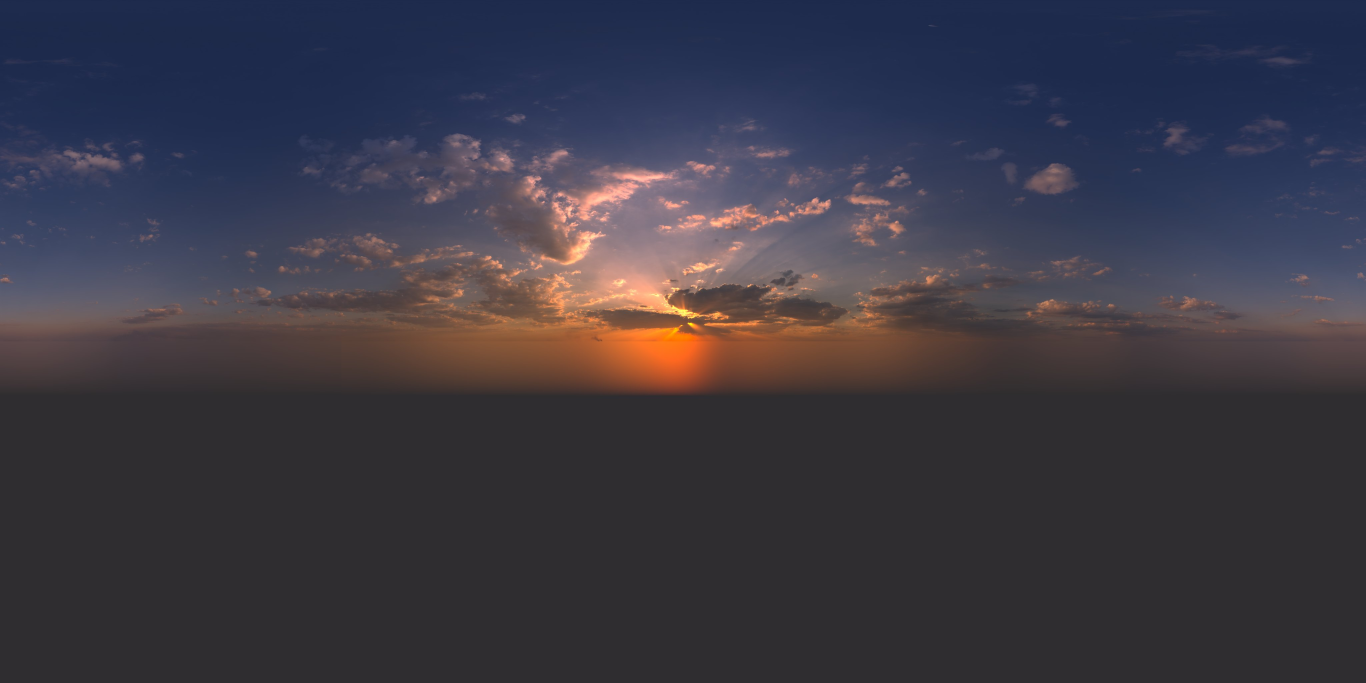
#> input picture asphalt-heat/tex/sky.jpg, 4096 x 2048 px (shown at 1/3 size)
$ python coastal-sky.py
#> lines starting #> are read from the running program, lines starting #| are printed output that depends on the picture
"""Recover the low evening sky from references 048 and 050 and complete the unobserved panorama."""
from pathlib import Path
from math import pi

import numpy as np
from PIL import Image
from scipy.ndimage import map_coordinates

GAME=Path(__file__).resolve().parents[1]
PHOTOS=GAME/'Visual Target References'/'Natural Photos'
SUN_AZ=-.423
SUN_ALT=.051


def photo(n):
    return np.asarray(Image.open(next(PHOTOS.glob(f'{n:03}-*.png'))).convert('RGB'),dtype=float)/255


def sampled(im,x,y):
    dx=im.shape[1]/800;dy=im.shape[0]/450
    return np.stack([map_coordinates(im[:,:,c],[y*dy,x*dx],order=1,mode='nearest') for c in range(3)],axis=-1)


def build():
    W,H=2048,1024
    az=(np.arange(W)[None,:]+.5)/W*2*pi-pi
    alt=(.5-(np.arange(H)[:,None]+.5)/H)*pi
    az=np.broadcast_to(az,(H,W));alt=np.broadcast_to(alt,(H,W))
    rel=np.arctan2(np.sin(az-SUN_AZ),np.cos(az-SUN_AZ))
    old=np.asarray(Image.open(GAME/'tex/sky.jpg').convert('RGB').resize((W,H),Image.Resampling.LANCZOS),dtype=float)/255
    # The existing panorama supplies overhead cloud forms. Recover neutral cloud contrast and
    # scale the light sky gradually toward the cooler opposite horizon sampled from 048.
    radiance=4*old**2.2;cloud=np.maximum(0,radiance.mean(axis=2))
#> after `radiance = 4 * old ** 2.2`:
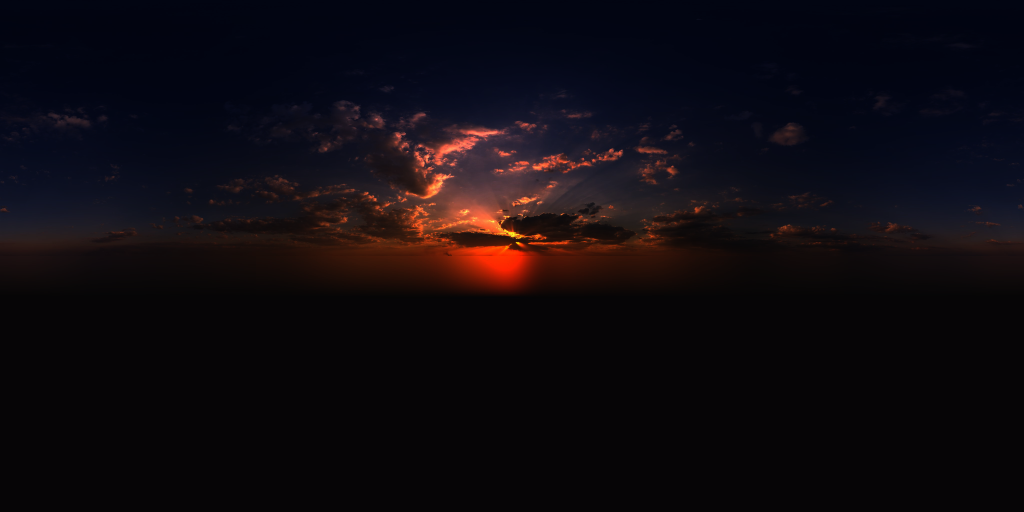
#> radiance: shape (1024, 2048, 3) float64 (shown at 1/2 size); mean R, G, B 0.241, 0.176, 0.253; drawn with min black and max white
#> after `cloud = np.maximum(0, radiance.mean(axis=2))`:
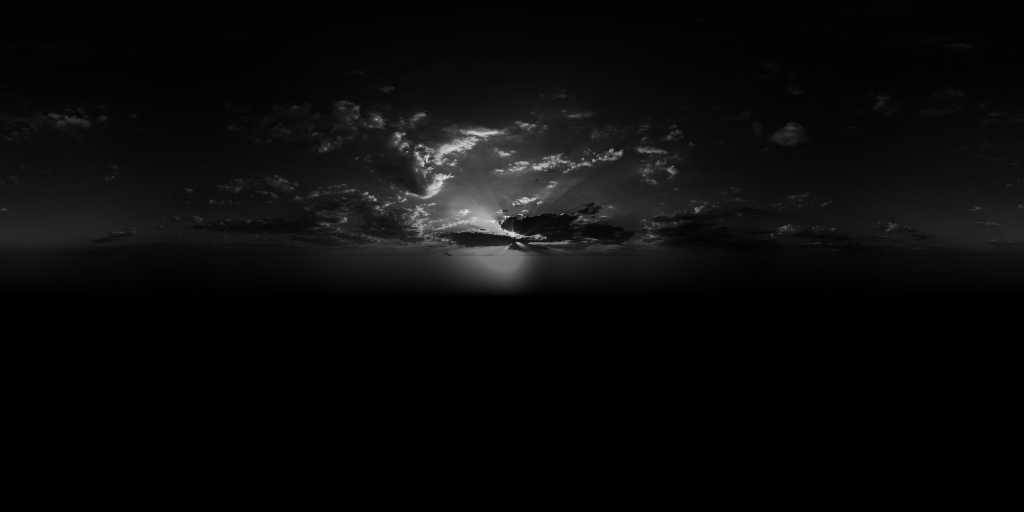
#> cloud: shape (1024, 2048) float64 (shown at 1/2 size); min 0.091, max 3.24, mean 0.224; drawn with min black and max white
    base=np.clip(cloud/(cloud+.64),0,1)**(1/2.2)
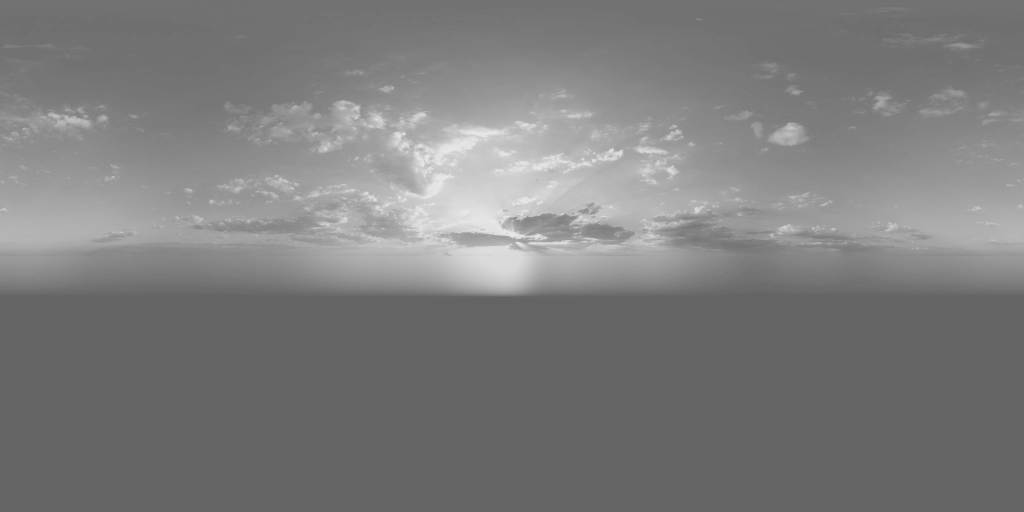
#> base: shape (1024, 2048) float64 (shown at 1/2 size); min 0.388, max 0.921, mean 0.491
    warm=(.5+.5*np.cos(rel))**2*np.exp(-np.maximum(0,alt)*3.4)
    sky=(base*.23+.47)[:,:,None]*np.array([.95,1.04,1.14])
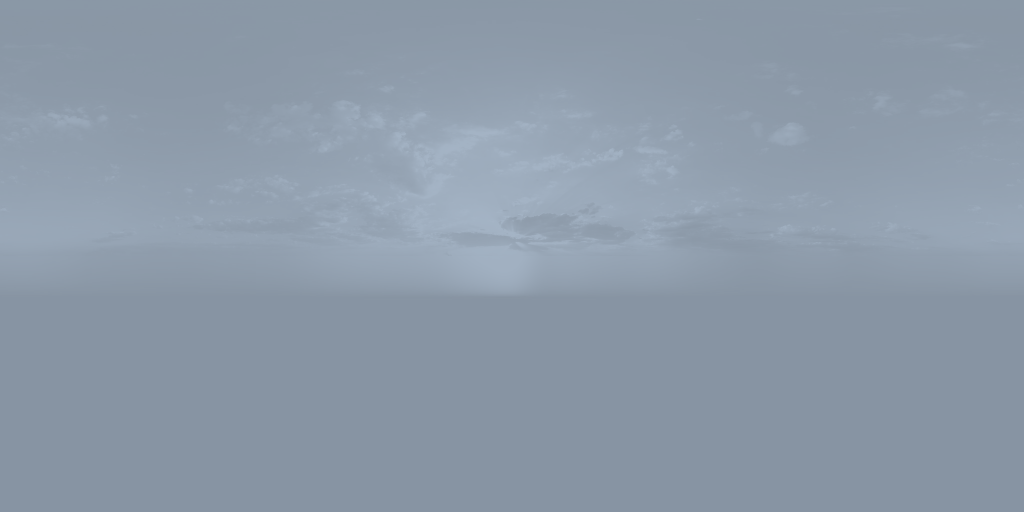
#> sky: shape (1024, 2048, 3) float64 (shown at 1/2 size); mean of channels 0, 1, 2 0.554, 0.606, 0.665; drawn as R, G, B
    sky+=warm[:,:,None]*[.21,.14,.045]
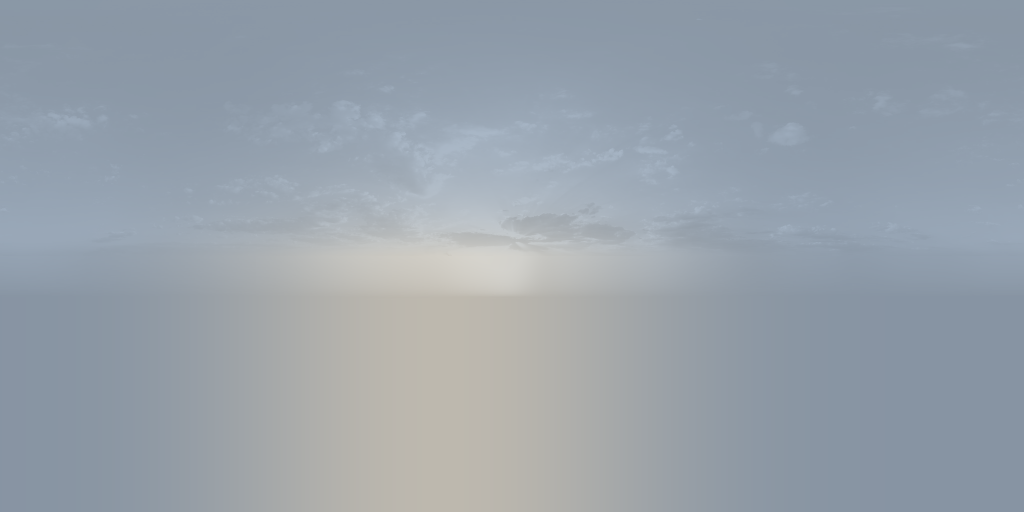
#> sky: shape (1024, 2048, 3) float64 (shown at 1/2 size); mean of channels 0, 1, 2 0.601, 0.637, 0.675; drawn as R, G, B
    # Sources are rectilinear. Project a band of sky-only pixels back onto spherical directions.
    # All people, architecture, sea and the ground lie below or beside the sampled rectangles.
    for n,center,focal,horizon,xrange,yrange,amplitude in [
        (48,SUN_AZ-np.arctan((741-400)/535),535,192,(112,789),(3,167),.71),
        (50,SUN_AZ-np.arctan((700-400)/459),459,168,(442,795),(2,161),1.)]:
        angle=np.arctan2(np.sin(az-center),np.cos(az-center))
        cs=np.cos(angle);x=400+np.tan(angle)*focal
        y=horizon-np.tan(alt)*focal/np.maximum(.001,cs)
        xa,xb=xrange;ya,yb=yrange
        horizontal=np.clip((x-xa+112)/150,0,1)*np.clip((xb+112-x)/150,0,1)
        upper=np.clip((y-ya+44)/74,0,1)
        blend=((cs>0)*upper*horizontal*amplitude)[:,:,None]
        # Continue the last clear sky row down to the astronomical horizon. A hard lower edge
        # here would put a grey rectangle above the sea for the whole length of the beach.
        source=sampled(photo(n),np.clip(x,xa,xb),np.clip(y,ya,yb))
        sky=sky*(1-blend)+source*blend
    # Feed an inverse filmic response to the real-time HDR backdrop and matching specular environment.
    linear=np.clip(sky,0,.99)**2.2
    qa=2.51-2.43*linear;qb=.03-.59*linear
    rad=(-qb+np.sqrt(qb*qb+.56*linear*qa))/(2*qa)
    disc=(rel*np.cos(SUN_ALT))**2+(alt-SUN_ALT)**2
    rad+=np.exp(-disc/.000024)[:,:,None]*[3.1,2.48,1.48]
    horizon=rad[H//2-1:H//2].copy()
    below=np.clip(-alt/.12,0,1)[:,:,None]
    rad=np.where((alt<0)[:,:,None],horizon*(1-below)+np.array([.19,.18,.17])*below,rad)
    skyout=Image.fromarray(np.uint8(255*np.clip(rad/4,0,1)**(1/2.2)))
    skyout.save(GAME/'tex/sky-coastal-evening.jpg',quality=91,subsampling=0)
    skyout.resize((512,256),Image.Resampling.LANCZOS).save(GAME/'tex/env-coastal-evening.jpg',quality=91)


if __name__=='__main__':
#> (the run stopped early here; a loop or call above may not have finished)
